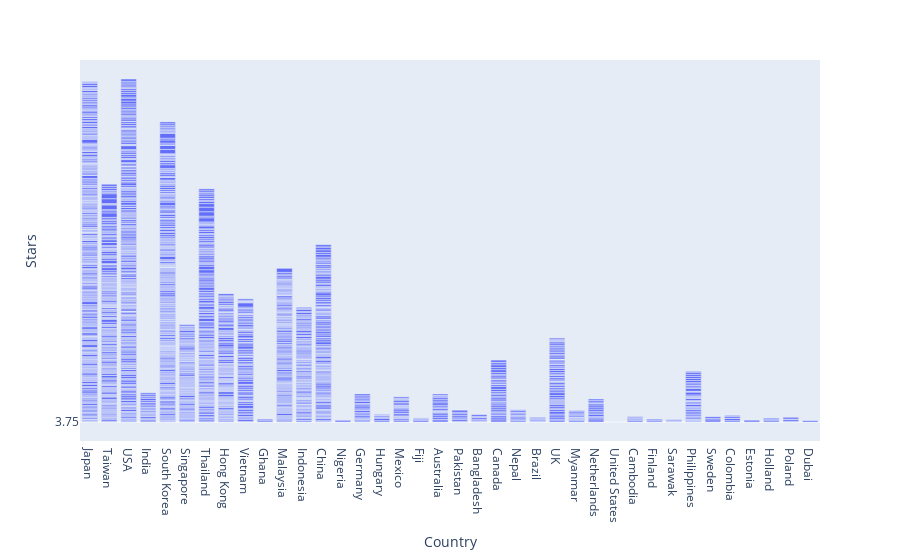

Here is the notebook cell this chart was saved with:
### Code cell
# plot bar graph
# df[df.groupby(['Stars']).groups]
bar = px.bar(df, x='Country', y='Stars')
bar.show()

### Figure 1 — Plotly figure (JSON) as saved in the notebook; plotly's stock layout.template omitted (floating-point values rounded to 4 significant figures; data arrays with more than 128 entries replaced by an {"elided": "..."} marker saying what was removed)
{"data": [{"alignmentgroup": "True", "hovertemplate": "Country=%{x}<br>Stars=%{y}<extra></extra>", "legendgroup": "", "marker": {"color": "#636efa", "pattern": {"shape": ""}}, "name": "", "offsetgroup": "", "orientation": "v", "showlegend": false, "textposition": "auto", "type": "bar", "x": {"elided": "2580 str values"}, "xaxis": "x", "y": {"elided": "2580 str values"}, "yaxis": "y"}], "layout": {"barmode": "relative", "legend": {"tracegroupgap": 0}, "margin": {"t": 60}, "xaxis": {"anchor": "y", "domain": [0, 1], "title": {"text": "Country"}}, "yaxis": {"anchor": "x", "domain": [0, 1], "title": {"text": "Stars"}}}}
